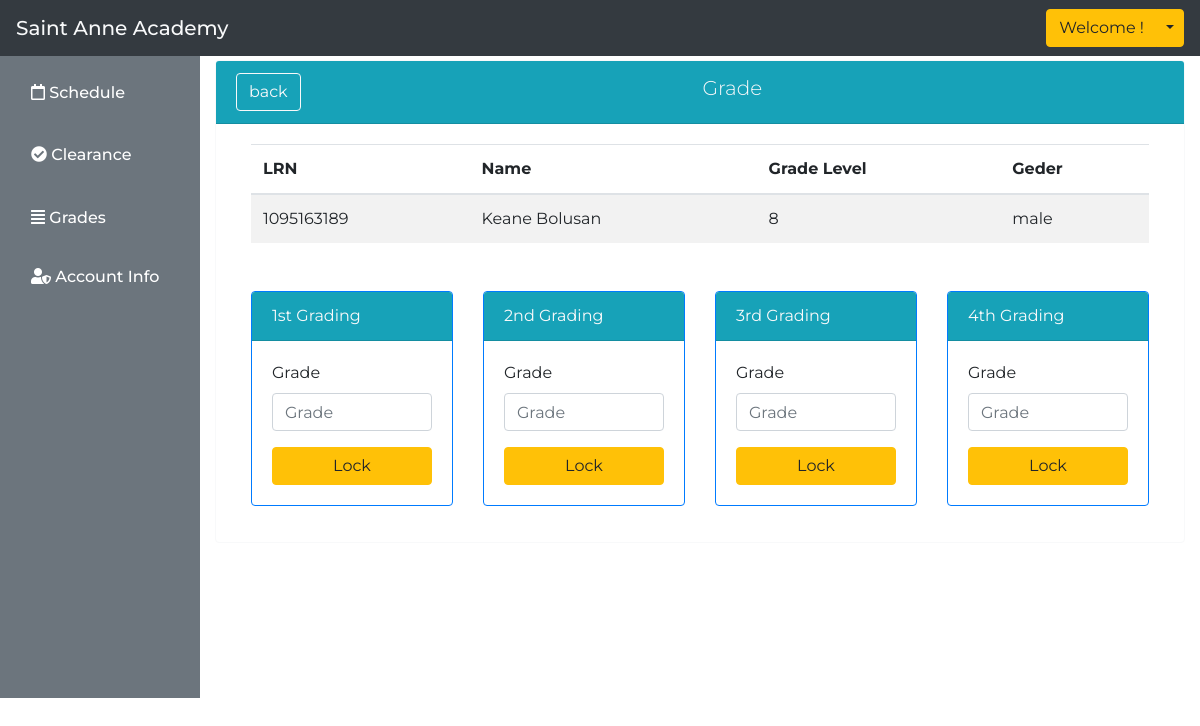
/faculty/input_grade.php?lrn=1095163189, run on the app's committed database.
### tables this page shows
CREATE TABLE `student` (
  `student_id` int(11) NOT NULL,
  `lrn` varchar(255) NOT NULL,
  `grade_level_id` varchar(255) NOT NULL,
  `section` varchar(255) NOT NULL,
  `school_year` varchar(255) NOT NULL,
  `family_name` text NOT NULL,
  `first_name` text NOT NULL,
  `middle_name` text NOT NULL,
  `bday` date NOT NULL,
  `gender` text NOT NULL,
  `address` varchar(255) NOT NULL,
  `status` text NOT NULL,
  `mother_tounge` text NOT NULL,
  `religion` text NOT NULL,
  `ethnicity` text NOT NULL,
  `dialect` text NOT NULL,
  `other_details` text NOT NULL,
  `school_id_number` varchar(255) NOT NULL,
  `school_name` text NOT NULL,
  `adviser_name` text NOT NULL,
  `father_name` text NOT NULL,
  `mother_name` text NOT NULL,
  `guardian_name` text NOT NULL,
  `mobile_number` varchar(20) NOT NULL
);

### faculty/input_grade.php (the view, shortened to what this page needs)
<!DOCTYPE html>
<?php require 'layouts/faculty_header.php'; ?>
    <div class="float-right col-10" style="margin-top: 5%;">
        <div class="card border-light mb-3" style="max-width: 100%;">
            <div class="card-header bg-info text-light lead text-center">
                <a href="faculty_grades.php" class="text-light btn btn-outline-light float-left">back</a>
                Grade
            </div>
            <div class="card-body">
                <div class="container">
                    <table class="table table-striped">
                        <thead>
                            <tr>
                                <th scope="col">LRN</th>
                                <th scope="col">Name</th>
                                <th scope="col">Grade Level</th>
                                <th scope="col">Geder</th>
                            </tr>
                        </thead>
                        <tbody>
                            <?php
                                $con = mysqli_connect("localhost", "root", "", "enrollment");
                                    $lrn = $_GET["lrn"];
                                    $student_info = mysqli_query($con, "select student_id, lrn, family_name, first_name, grade_level_id, gender from student where lrn = '$lrn'");
                                    while($value = mysqli_fetch_array($student_info)) {
                            ?>
                            <tr>
                                <td><?php echo $value['lrn'] ?></td>
                                <td><?php echo $value['first_name'] ?> <?php echo $value['family_name'] ?></td>
                                <td><?php echo $value['grade_level_id'] ?></td>
                                <td><?php echo $value['gender'] ?></td>
                            </tr>
                                <?php
                                    }
                                ?>
                        </tbody>
                    </table>
                    <div class="row mt-5">
                        <div class="col-3">
                            <div class="card border-primary mb-3" style="max-width: 18rem;">
                                <div class="card-header bg-info text-light">1st Grading</div>
                                <div class="card-body">
                                    <div class="form-group">
                                        <label for="exampleInputPassword1">Grade</label>
                                        <input type="number" class="form-control" id="exampleInputPassword1" placeholder="Grade">
                                    </div>
                                    <button type="submit" class="btn btn-warning w-100">Lock</button>
                                </div>
                            </div>
                        </div>
                        <div class="col-3">
                            <div class="card border-primary mb-3" style="max-width: 18rem;">
                                <div class="card-header bg-info text-light">2nd Grading</div>
                                <div class="card-body">
                                    <div class="form-group">
                                        <label for="exampleInputPassword1">Grade</label>
                                        <input type="number" class="form-control" id="exampleInputPassword1" placeholder="Grade">
                                    </div>
                                    <button type="submit" class="btn btn-warning w-100">Lock</button>
                                </div>
                            </div>
                        </div>
                        <div class="col-3">
                            <div class="card border-primary mb-3" style="max-width: 18rem;">
                                <div class="card-header bg-info text-light">3rd Grading</div>
                                <div class="card-body">
                                    <div class="form-group">
                                        <label for="exampleInputPassword1">Grade</label>
                                        <input type="number" class="form-control" id="exampleInputPassword1" placeholder="Grade">
                                    </div>
                                    <button type="submit" class="btn btn-warning w-100">Lock</button>
                                </div>
                            </div>
                        </div>
                        <div class="col-3">
                            <div class="card border-primary mb-3" style="max-width: 18rem;">
                                <div class="card-header bg-info text-light">4th Grading</div>
                                <div class="card-body">
                                    <div class="form-group">
                                        <label for="exampleInputPassword1">Grade</label>
                                        <input type="number" class="form-control" id="exampleInputPassword1" placeholder="Grade">
                                    </div>
                                    <button type="submit" class="btn btn-warning w-100">Lock</button>
                                </div>
                            </div>
                        </div>
                    </div>
                </div>
            </div>
        </div>
    </div>
<?php require 'layouts/faculty_footer.php'; ?>

### faculty/layouts/faculty_header.php (style rules this page uses)
body { font-family: Montserrat; }

### data on the page
student: lrn "1095163189", first_name "Keane", family_name "Bolusan", grade_level "8", gender "male"
